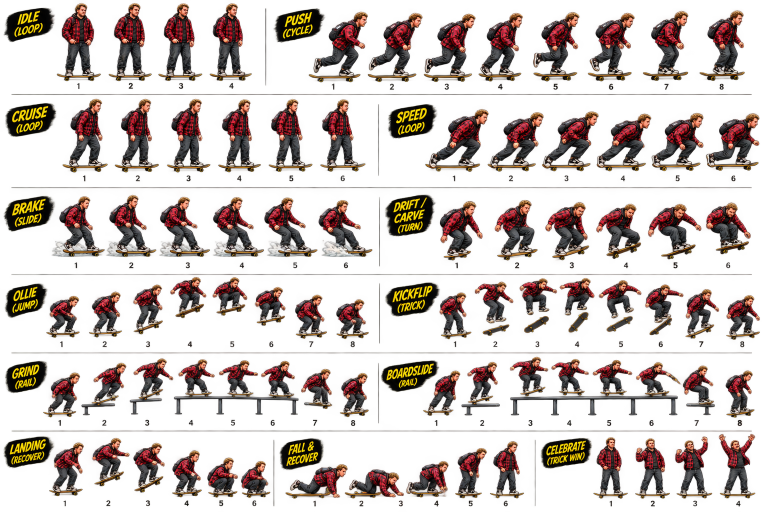
#> input picture assets/source_sheets/FRAMES- Ethans Core Movements 2.png, 1536 x 1024 px (shown at 1/2 size)
$ python extract_ethan_frames.py
#> lines starting #> are read from the running program, lines starting #| are printed output that depends on the picture; after the words box and inside, x2 and y2 are one past the last pixel; in counts of white or black regions, pixels touching at a corner belong together
#!/usr/bin/env python3
"""Cut Ethan's animation frames out of the 'FRAMES- Ethans Core Movements 2' sheet
(plus balance/crouch poses from sheet 3) into res://assets/characters/ethan/<anim>_NN.png.

Every frame is placed on one shared canvas with the board's ground-contact point at the
bottom-centre pixel, so the Godot sprite origin (feet) is consistent across animations.
Usage: python3 tools/extract_ethan_frames.py [--preview contact.png]
Requires: pillow numpy scipy
"""
import argparse, os, sys
import numpy as np
from PIL import Image
from scipy import ndimage as ndi

ROOT = os.path.dirname(os.path.dirname(os.path.abspath(__file__)))
SRC = os.path.join(ROOT, "assets/source_sheets")
OUT = os.path.join(ROOT, "assets/characters/ethan")
SHEET2 = os.path.join(SRC, "FRAMES- Ethans Core Movements 2.png")
SHEET3 = os.path.join(SRC, "FRAMES- Ethans Core Movements 3.png")
KICKPUSH = os.path.join(SRC, "Elements - Kick Push.png")
GRINDING = os.path.join(SRC, "Elements - Grinding.png")
WIPEOUT = os.path.join(SRC, "Elements - Wipeout Recovery.png")

ROW_EDGES = [0, 190, 375, 548, 703, 860, 1024]
SPLIT_X = [535, 758, 758, 758, 758, 548]
# animation -> (row, side, frame indices (0-based) or None for all)
SHEET2_MAP = {
    "idle": (0, "L", None), "push": (0, "R", None),
    "cruise": (1, "L", None), "speed": (1, "R", None),
    "brake": (2, "L", None), "drift": (2, "R", None),
    "ollie": (3, "L", None),
    "landing": (5, "L", None),
}

def load_components(path, min_area=1500):
    im = Image.open(path).convert("RGBA")
    arr = np.array(im)
    alpha = arr[:, :, 3] > 24
    lab, n = ndi.label(alpha, structure=np.ones((3, 3)))
    comps = []
    for i, sl in enumerate(ndi.find_objects(lab), 1):
        mask = lab[sl] == i
        area = int(mask.sum())
        if area < min_area:
            continue
        h, w = mask.shape
        if w / h > 8 or h / w > 8:      # divider lines
            continue
        px = arr[sl][mask]
        yellow = ((px[:, 0] > 200) & (px[:, 1] > 170) & (px[:, 2] < 90)).mean()
        if yellow > 0.12:               # yellow brush label
            continue
        comps.append({"box": (sl[1].start, sl[0].start, sl[1].stop, sl[0].stop), "lab": lab, "id": i, "area": area})
    return im, lab, comps

def merge_frames(comps, gap_x=14):
    """Merge comps (board/dust/body fragments) that overlap horizontally into one frame."""
    comps = sorted(comps, key=lambda c: c["box"][0])
    groups = []
    for c in comps:
        for g in groups:
            if c["box"][0] <= g["x1"] + gap_x and c["box"][2] >= g["x0"] - gap_x and \
               (c["box"][0] < g["x1"] - 0.4 * (g["x1"] - g["x0"]) or c["box"][2] < g["x1"] + gap_x):
                if min(c["box"][2], g["x1"]) - max(c["box"][0], g["x0"]) > 0.35 * min(c["box"][2] - c["box"][0], g["x1"] - g["x0"]):
                    g["ids"].append(c["id"]); g["x0"] = min(g["x0"], c["box"][0]); g["x1"] = max(g["x1"], c["box"][2]); break
        else:
            groups.append({"ids": [c["id"]], "x0": c["box"][0], "x1": c["box"][2]})
    return groups

def frame_image(im, lab, ids):
    arr = np.array(im)
    mask = np.isin(lab, ids)
    ys, xs = np.where(mask)
    y0, y1, x0, x1 = ys.min(), ys.max() + 1, xs.min(), xs.max() + 1
    out = arr[y0:y1, x0:x1].copy()
    out[~mask[y0:y1, x0:x1]] = 0
    # anchor: x-centre of the lowest ~10px of opaque pixels (the board), y = lowest pixel
    bottom = np.where(out[:, :, 3] > 24)
    low = bottom[0].max()
    sel = bottom[1][bottom[0] > low - 10]
    anchor_x = int((sel.min() + sel.max()) / 2)
    return Image.fromarray(out), anchor_x

def sheet_frames(path, rows_filter=None):
    im, lab, comps = load_components(path)
    return im, lab, comps

def kick_push_frames():
    """Two rows of 8 clean figures: standard (top) and fast/aggressive (bottom)."""
    im, lab, comps = load_components(KICKPUSH)
    figs = [c for c in comps if (c["box"][3] - c["box"][1]) > 180]   # drops the label banners
    top = sorted([c for c in figs if (c["box"][1] + c["box"][3]) / 2 < 500], key=lambda c: c["box"][0])
    bot = sorted([c for c in figs if (c["box"][1] + c["box"][3]) / 2 >= 500], key=lambda c: c["box"][0])
    return ([frame_image(im, lab, [c["id"]]) for c in top], [frame_image(im, lab, [c["id"]]) for c in bot])

def grind_frames(row=0):
    """Rail row: cut the rail away (the game draws its own) so feet sit on the rail line."""
    im = Image.open(GRINDING).convert("RGBA")
    arr = np.array(im)
    alpha = arr[:, :, 3] > 24
    lab, n = ndi.label(alpha, structure=np.ones((3, 3)))
    objs = [sl for sl in ndi.find_objects(lab) if (sl[1].stop - sl[1].start) > 800]
    objs.sort(key=lambda sl: sl[0].start)
    sl = objs[row]
    x0, x1, y0, y1 = sl[1].start, sl[1].stop, sl[0].start, sl[0].stop
    region = alpha[y0:y1, x0:x1]
    cover = region.sum(axis=1) / region.shape[1]
    y_cut = y0 + int(np.argmax(cover > 0.8))       # first row where the rail/ledge spans (nearly) the full width
    keep = np.zeros_like(alpha)
    keep[y0:y_cut, x0:x1] = alpha[y0:y_cut, x0:x1]
    arr2 = arr.copy()
    arr2[~keep] = 0
    im2 = Image.fromarray(arr2)
    lab2, n2 = ndi.label(keep, structure=np.ones((3, 3)))
    figs = []
    for i, s2 in enumerate(ndi.find_objects(lab2), 1):
        if int((lab2[s2] == i).sum()) > 4000:
            figs.append((s2[1].start, i))
    figs.sort()
    return [frame_image(im2, lab2, [i]) for _, i in figs]

def wipeout_frames():
    """12 frames (3 rows x 4): fall, lie, sit up, kneel, stand, pick up board, step on, ride off.
    Each frame is a figure plus a loose skateboard; they are merged and anchored on the bbox centre."""
    im, lab, comps = load_components(WIPEOUT, min_area=500)
    bands = [(0, 330), (330, 600), (600, 941)]
    out = []
    for lo, hi in bands:
        row = sorted([c for c in comps if lo <= (c["box"][1] + c["box"][3]) / 2 < hi], key=lambda c: c["box"][0])
        groups = []
        for c in row:
            w = c["box"][2] - c["box"][0]
            h = c["box"][3] - c["box"][1]
            is_board = w < 135 and h < 70
            if is_board and groups:
                groups[-1].append(c["id"])
            else:
                groups.append([c["id"]])
        for ids in groups:
            img, _ = frame_image(im, lab, ids)
            out.append((img, img.width // 2))
    return out

def collect():
    frames = {}
    im, lab, comps = load_components(SHEET2)
#> in load_components, im is the input picture: PIL image 1536x1024 RGBA; mean R, G, B, A 79.7, 53.8, 40.1, 70.8
#> in load_components, `alpha = arr[:, :, 3] > 24`: alpha: shape (1024, 1536) bool; 31.7% white; 203 white regions (12 under 20 px), largest, box (x1, y1, x2, y2) and area: (1019, 713, 1364, 831) 15367, (347, 718, 598, 830) 11106, (617, 23, 736, 165) 7501
#> in load_components, `lab, n = ndi.label(alpha, structure=np.ones((3, 3)))`: lab: shape (1024, 1536) int32; 204 distinct labels, from 0 to 203
#> in load_components, `lab, n = ndi.label(alpha, structure=np.ones((3, 3)))`: n = 203
#> the loop in load_components, `for i, sl in enumerate(ndi.find_objects(lab), 1):` made 203 passes
#> (area, h, w, yellow) on passes 1 to 3: (6994, 158, 89, 0), (6822, 157, 87, 0), (6761, 156, 89, 0)
#> after the loop in load_components, `for i, sl in enumerate(ndi.find_objects(lab), 1):`: comps = 78 items
    buckets = {}
    for c in comps:
        cy = (c["box"][1] + c["box"][3]) / 2
        cx = (c["box"][0] + c["box"][2]) / 2
        row = next(i for i in range(6) if ROW_EDGES[i] <= cy < ROW_EDGES[i + 1])
        side = "L" if cx < SPLIT_X[row] else "R"
        buckets.setdefault((row, side), []).append(c)
    for anim, (row, side, idx) in SHEET2_MAP.items():
        groups = merge_frames(buckets.get((row, side), []))
        groups = [g for g in groups if g["x1"] - g["x0"] > 40]
        imgs = [frame_image(im, lab, g["ids"]) for g in groups]
        frames[anim] = imgs if idx is None else [imgs[i] for i in idx]
    # fall & recover: row 5, right side before x=1070
    groups = merge_frames([c for c in buckets.get((5, "R"), []) if c["box"][2] < 1075])
    frames["fall"] = [frame_image(im, lab, g["ids"]) for g in groups if g["x1"] - g["x0"] > 40]
    # sheet 3 poses (unlabelled)
    im3, lab3, comps3 = load_components(SHEET3)
    rows3 = {}
    for c in comps3:
        cy = (c["box"][1] + c["box"][3]) / 2
        rows3.setdefault(int(cy // 200), []).append(c)
    r0 = sorted(merge_frames(rows3.get(0, [])), key=lambda g: g["x0"])
    frames["grind"] = [frame_image(im3, lab3, g["ids"]) for g in r0]
    crouch = [c for c in comps3 if 560 < (c["box"][1] + c["box"][3]) / 2 < 760 and c["box"][0] > 700]
    frames["crouch"] = [frame_image(im3, lab3, g["ids"]) for g in sorted(merge_frames(crouch), key=lambda g: g["x0"])]
    # Newer, cleaner sheets override the older rough cuts for push and grind.
    std, fast = kick_push_frames()
    frames["push"], frames["push_fast"] = std, fast
    frames["grind"] = grind_frames(0)[1:4]   # balanced mid-grind poses on the rail row, looped
    frames["fall"] = wipeout_frames()        # full wipeout -> get up -> back on the board sequence
    return frames

# Source poses are drawn at different scales on different rows/sheets. Factors are chosen by eye so
# Ethan's board and body read the same size in every animation (idle = 1.0). Tweak and re-run.
SCALE = {"idle": 1.0, "push": 0.5, "push_fast": 0.5, "cruise": 1.0, "speed": 1.0, "brake": 1.0, "drift": 1.0,
         "ollie": 1.35, "landing": 1.3, "fall": 0.5, "grind": 0.5, "crouch": 0.68}

def normalize(frames):
    out = {}
    for k, v in frames.items():
        f = SCALE[k]
        out[k] = []
        for im, ax in v:
            if abs(f - 1.0) > 0.01:
                im = im.resize((max(1, round(im.width * f)), max(1, round(im.height * f))), Image.LANCZOS)
                ax = round(ax * f)
            out[k].append((im, ax))
    return out

def remap(frames):
    """Map source groups onto the game's animation names."""
    o = frames.pop("ollie")
    frames["jump"] = o[0:3]
    frames["airborne"] = o[3:5]
    return frames

def main():
    ap = argparse.ArgumentParser()
    ap.add_argument("--preview")
    ap.add_argument("--dry", action="store_true")
    a = ap.parse_args()
    frames = remap(normalize(collect()))
#> the loop in collect, `for c in comps:` made 78 passes
#> (cy, cx, row, side) on passes 1 to 12: (84, 157.5, 0, 'L'), (84.5, 260.5, 0, 'L'), (84, 360.5, 0, 'L'), (84, 461.5, 0, 'L'), (91, 1444.5, 0, 'R'), (91.5, 1331, 0, 'R'), (94, 676.5, 0, 'R'), (93, 1112.5, 0, 'R'), (95, 790.5, 0, 'R'), (94, 1001.5, 0, 'R'), (94, 1222.5, 0, 'R'), (95.5, 899.5, 0, 'R')
#> after the loop in collect, `for c in comps:`: buckets = 12 items
#> the loop in collect, `for anim, (row, side, idx) in SHEET2_MAP.items():` made 8 passes
#> call 2 of load_components, with min_area = 1500
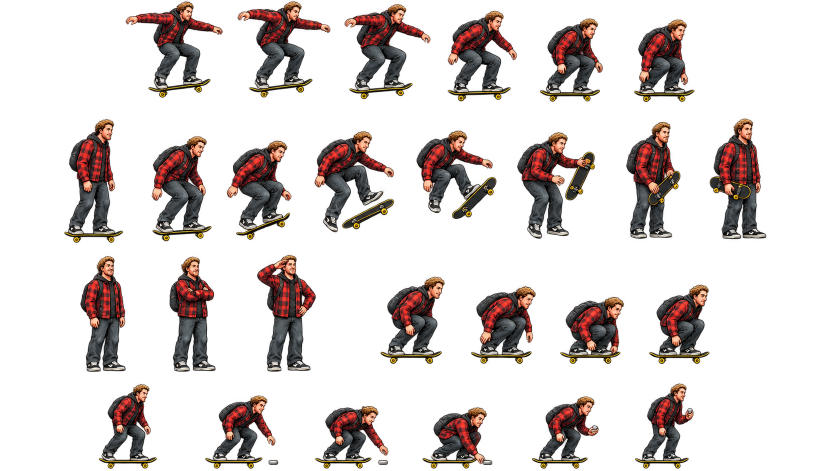
#> input picture assets/source_sheets/FRAMES- Ethans Core Movements 3.png, 1672 x 941 px (shown at 1/2 size)
#> in load_components, im is the input picture: PIL image 1672x941 RGBA; mean R, G, B, A 23.4, 15.7, 13.2, 54.8
#> in load_components (call 2), `alpha = arr[:, :, 3] > 24`: alpha: shape (941, 1672) bool; 22.8% white; 32 white regions (2 under 20 px), largest, box (x1, y1, x2, y2) and area: (1034, 264, 1190, 478) 16954, (1419, 237, 1533, 479) 16385, (128, 237, 246, 486) 15679
#> in load_components (call 2), `lab, n = ndi.label(alpha, structure=np.ones((3, 3)))`: lab: shape (941, 1672) int32; 33 distinct labels, from 0 to 32
#> the loop in load_components (call 2), `for i, sl in enumerate(ndi.find_objects(lab), 1):` made 32 passes
#> the loop in collect, `for c in comps3:` made 28 passes
#> call 3 of load_components, with min_area = 1500
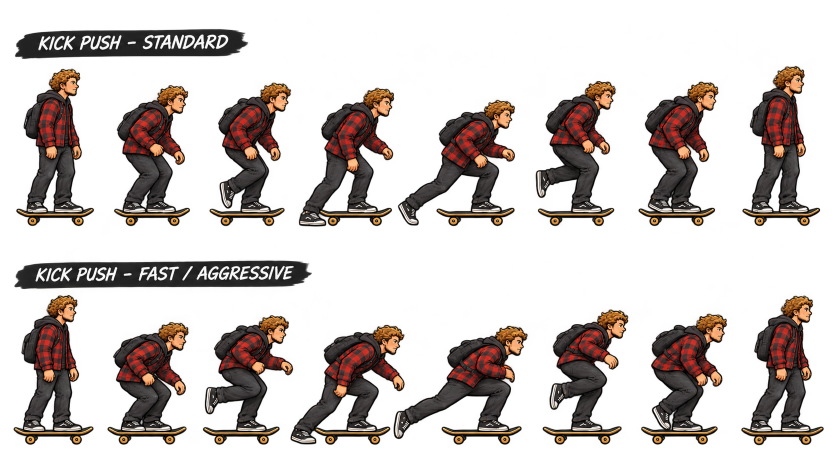
#> input picture assets/source_sheets/Elements - Kick Push.png, 1672 x 941 px (shown at 1/2 size)
#> in load_components, im is the input picture: PIL image 1672x941 RGBA; mean R, G, B, A 26.6, 19.1, 15.5, 70.8
#> in load_components (call 3), `alpha = arr[:, :, 3] > 24`: alpha: shape (941, 1672) bool; 29.1% white; 19 white regions (1 under 20 px), largest, box (x1, y1, x2, y2) and area: (28, 521, 624, 578) 29823, (786, 651, 1056, 890) 27358, (580, 649, 810, 890) 27283
#> in load_components (call 3), `lab, n = ndi.label(alpha, structure=np.ones((3, 3)))`: lab: shape (941, 1672) int32; 20 distinct labels, from 0 to 19
#> the loop in load_components (call 3), `for i, sl in enumerate(ndi.find_objects(lab), 1):` made 19 passes
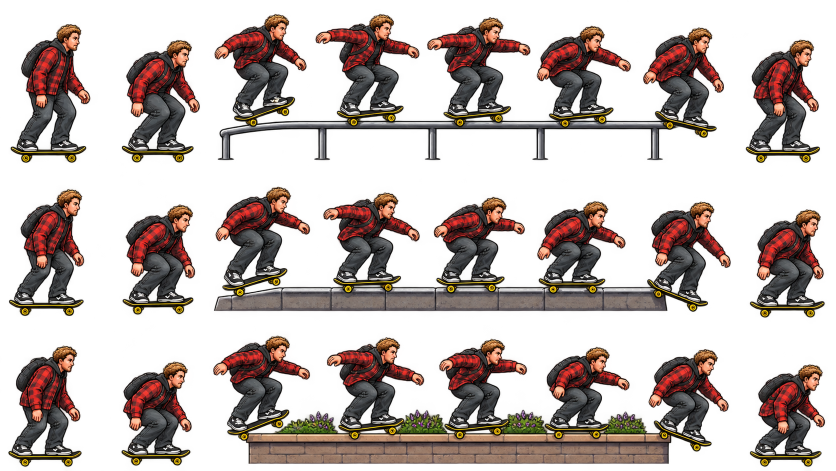
#> input picture assets/source_sheets/Elements - Grinding.png, 1672 x 941 px (shown at 1/2 size)
#> in grind_frames, im is the input picture: PIL image 1672x941 RGBA; mean R, G, B, A 42.1, 29.9, 24.9, 94.8
#> in grind_frames, `alpha = arr[:, :, 3] > 24`: alpha: shape (941, 1672) bool; 39.1% white; 12 white regions, largest, box (x1, y1, x2, y2) and area: (426, 671, 1458, 928) 157517, (427, 373, 1462, 624) 139621, (428, 27, 1448, 321) 123441
#> in grind_frames, `lab, n = ndi.label(alpha, structure=np.ones((3, 3)))`: lab: shape (941, 1672) int32; 13 distinct labels, from 0 to 12
#> in grind_frames, `region = alpha[y0:y1, x0:x1]`: region: shape (294, 1020) bool; 41.2% white; 1 white region, box (x1, y1, x2, y2) and area: (0, 0, 1020, 294) 123441
#> in grind_frames, `keep[y0:y_cut, x0:x1] = alpha[y0:y_cut, x0:x1]`: keep: shape (941, 1672) bool; 6.3% white; 5 white regions, box (x1, y1, x2, y2) and area: (630, 27, 839, 241) 21271, (854, 34, 1061, 241) 20748, (428, 27, 613, 241) 20639, (1073, 51, 1262, 241) 19117, (1286, 54, 1448, 241) 17902
#> in grind_frames, `lab2, n2 = ndi.label(keep, structure=np.ones((3, 3)))`: lab2: shape (941, 1672) int32; 6 distinct labels, from 0 to 5
#> the loop in grind_frames, `for i, s2 in enumerate(ndi.find_objects(lab2), 1):` made 5 passes
#> call 4 of load_components, with min_area = 500
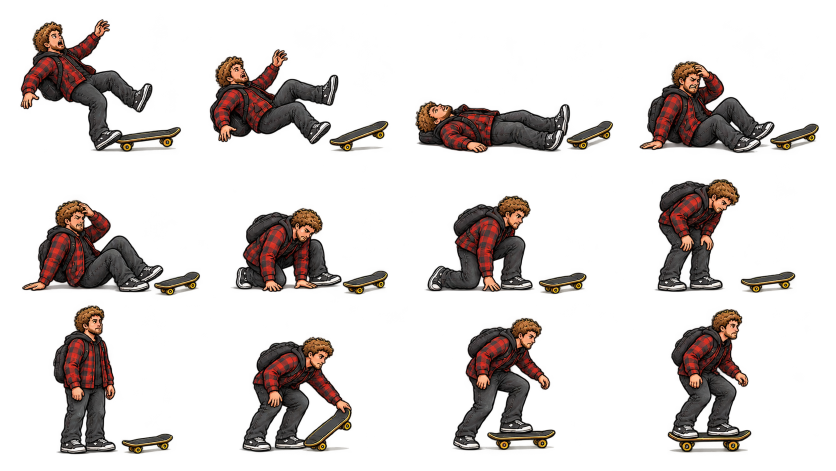
#> input picture assets/source_sheets/Elements - Wipeout Recovery.png, 1672 x 941 px (shown at 1/2 size)
#> in load_components, im is the input picture: PIL image 1672x941 RGBA; mean R, G, B, A 20.8, 14.7, 12.2, 54.6
#> in load_components (call 4), `alpha = arr[:, :, 3] > 24`: alpha: shape (941, 1672) bool; 22.7% white; 20 white regions, largest, box (x1, y1, x2, y2) and area: (40, 38, 362, 304) 32360, (905, 635, 1112, 901) 30941, (479, 673, 704, 905) 30879
#> in load_components (call 4), `lab, n = ndi.label(alpha, structure=np.ones((3, 3)))`:
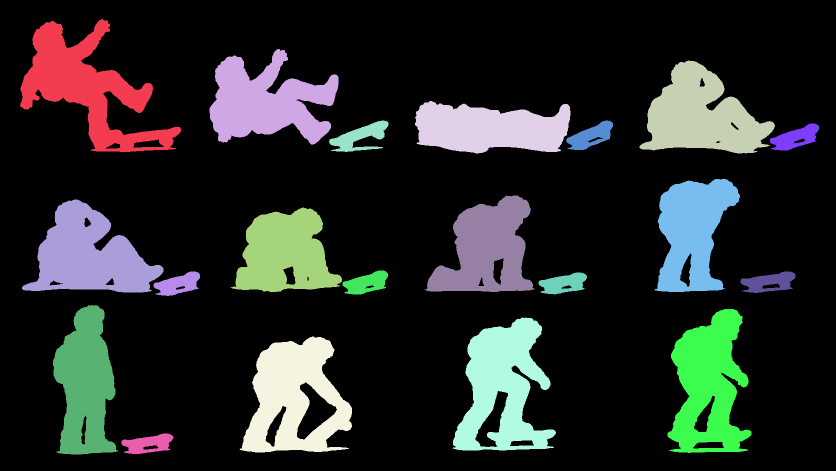
#> lab: shape (941, 1672) int32 (shown at 1/2 size); 21 distinct labels, from 0 to 20; one colour per label, 0 black
#> the loop in load_components (call 4), `for i, sl in enumerate(ndi.find_objects(lab), 1):` made 20 passes
#> the loop in normalize, `for k, v in frames.items():` made 12 passes
#> k on passes 1 to 12: 'idle', 'push', 'cruise', 'speed', 'brake', 'drift', 'ollie', 'landing', 'fall', 'grind', 'crouch', 'push_fast'
#> after the loop in normalize, `for k, v in frames.items():`:
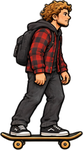
#> im: PIL image 83x150 RGBA; mean R, G, B, A 41.1, 28.4, 23.1, 119.4; transparent parts drawn white
    for k, v in frames.items():
        print(f"{k:8s} {len(v)} frames", [im.size for im, _ in v][:3])
#> this loop made 13 passes
#| idle     4 frames [(89, 158), (87, 157), (89, 156)]
#| push     8 frames [(78, 158), (76, 142), (82, 144)]
#| cruise   6 frames [(91, 148), (89, 148), (88, 148)]
#| speed    6 frames [(128, 126), (113, 120), (114, 121)]
#| brake    6 frames [(107, 122), (102, 126), (102, 121)]
#| drift    6 frames [(87, 119), (87, 121), (89, 117)]
#| landing  6 frames [(91, 142), (100, 127), (83, 131)]
#| fall     12 frames [(161, 133), (179, 103), (198, 52)]
#> (further printed lines are left out)
    L = max(ax for fl in frames.values() for _, ax in fl)
    R = max(im.width - ax for fl in frames.values() for im, ax in fl)
    H = max(im.height for fl in frames.values() for im, _ in fl)
    W = 2 * max(L, R) + 4
    print("canvas", W, H)
#| canvas 202 161
    os.makedirs(OUT, exist_ok=True)
    sheet_rows = []
    for anim, fl in frames.items():
        row = []
        for i, (im, ax) in enumerate(fl):
            canvas = Image.new("RGBA", (W, H), (0, 0, 0, 0))
            canvas.alpha_composite(im, (W // 2 - ax, H - im.height))
            row.append(canvas)
            if not a.dry:
                canvas.save(os.path.join(OUT, f"{anim}_{i:02d}.png"))
        sheet_rows.append((anim, row))
#> this loop made 13 passes
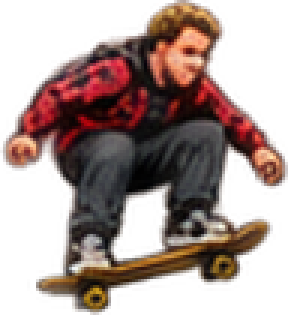
#> im: PIL image 96x105 RGBA (shown 3 times larger); mean R, G, B, A 50.5, 29.8, 24.3, 121.5; transparent parts drawn white
    if a.preview:
        mx = max(len(r) for _, r in sheet_rows)
        sc = 0.5
        cw, ch = int(W * sc), int(H * sc)
        prev = Image.new("RGBA", (cw * mx, ch * len(sheet_rows)), (120, 120, 130, 255))
        for ri, (_, r) in enumerate(sheet_rows):
            for ci, c in enumerate(r):
                prev.alpha_composite(c.resize((cw, ch)), (ci * cw, ri * ch))
        prev.convert("RGB").save(a.preview)

if __name__ == "__main__":
    main()
